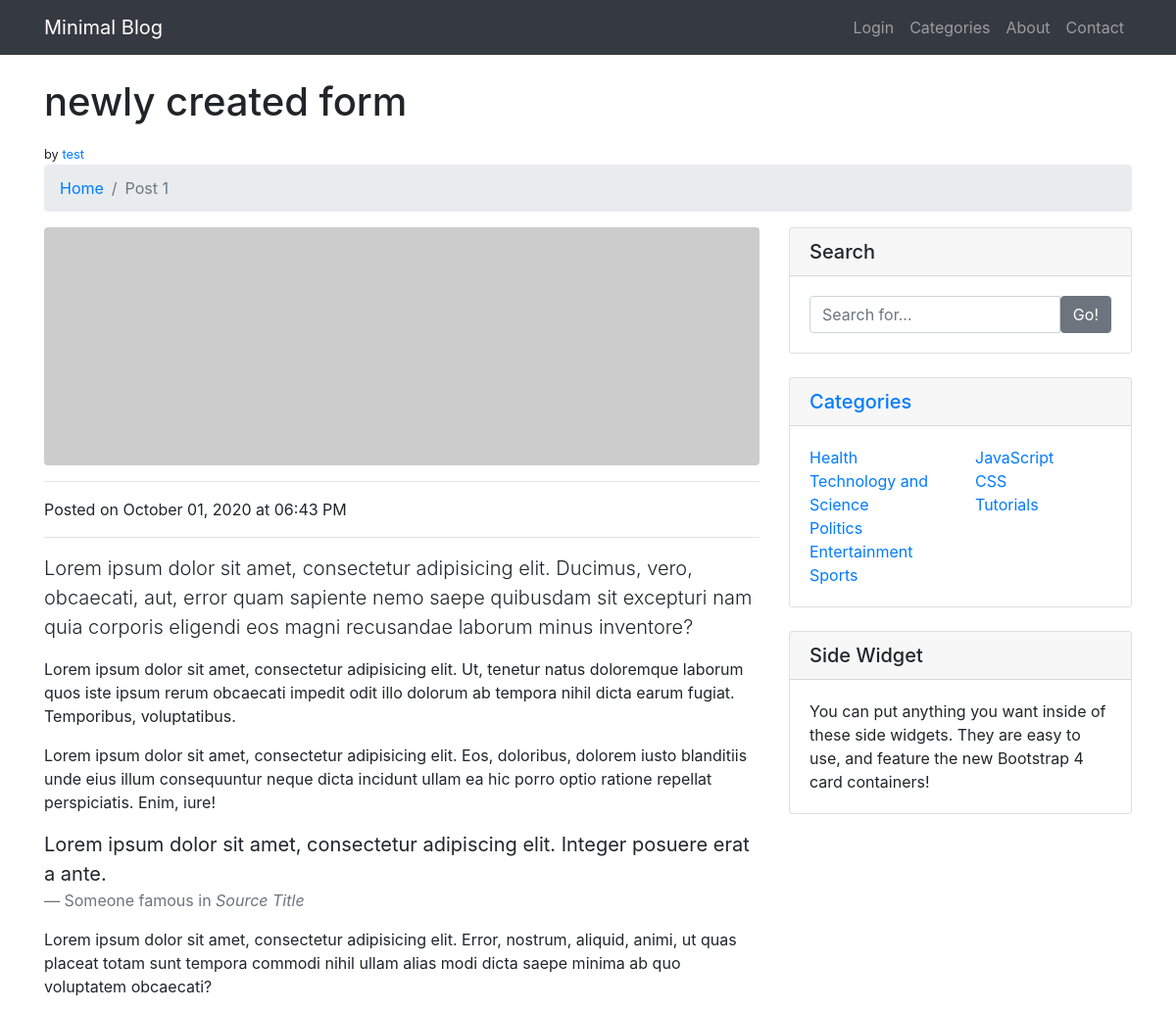
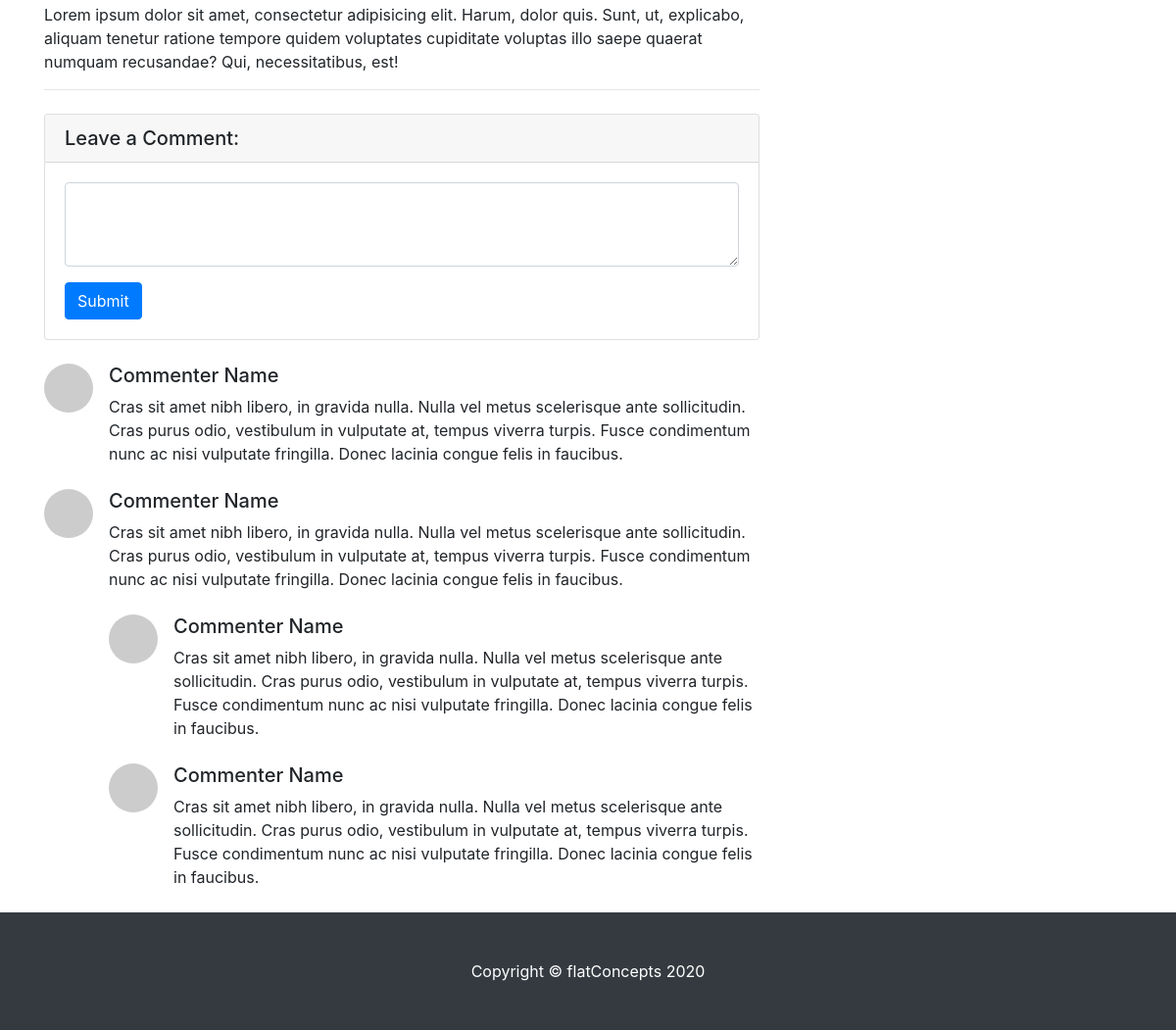
The app's page /post/1/ with its own data (2 pictures, top to bottom).
### models.py (models this page shows, shortened)
class Post(db.Model, UserMixin):
    __tablename__ = 'post'
    id = db.Column(db.Integer,
                   primary_key=True)
    title = db.Column(db.String(200),
                      nullable=False,
                      unique=False)
    subtitle = db.Column(db.String(200),
                         unique=False,
                         nullable=True)
    body = db.Column(db.Text,
                     unique=False,
                     nullable=False)
    date_created = db.Column(db.String,
                             nullable=False,
                             default=datetime.now())
    tags = db.Column(db.String(50),
                     unique=False,
                     nullable=True)
    author_id = db.Column(db.Integer,
                          db.ForeignKey('users.id'),
                          nullable=False)
    category_id = db.Column(db.Integer,
                            db.ForeignKey('categories.id'),
                            nullable=False)
    published = db.Column(db.Boolean, default=False, nullable=False)

class User(db.Model, UserMixin):
    __tablename__ = 'users'
    id = db.Column(db.Integer,
                   primary_key=True)
    username = db.Column(db.String(20),
                         nullable=False,
                         unique=True)
    email = db.Column(db.String(40),
                      unique=True,
                      nullable=False)
    full_name = db.Column(db.String(100),
                          unique=False,
                          nullable=False)
    dob = db.Column(db.String,
                          unique=False,
                          nullable=False)
    bio = db.Column(db.String(500),
                          unique=False,
                          nullable=False)
    password = db.Column(db.String(200),
                         unique=False,
                         nullable=False)
    date_registered = db.Column(db.String,
                                nullable = False,
                                default=datetime.now())
    posts = db.relationship('Post', backref=db.backref('author'))

class Category(db.Model, UserMixin):
    __tablename__ = 'categories'
    id = db.Column(db.Integer,
                   primary_key=True)
    name = db.Column(db.String,
                     nullable=False,
                     unique=True)
    description = db.Column(db.Text,
                            unique=False,
                            nullable=False)
    members = db.relationship('Post', backref=db.backref('category'))

### app.py (the view)
@app.route('/post/<int:post_id>/', methods=['GET'])
def post(post_id):
    search = searchForm()
    categories = Category.query.all()
    post = Post.query.filter_by(id=post_id).one()
    t = datetime.strptime(post.date_created[:-7], '%Y-%m-%d %H:%M:%S%f')
    f_t = datetime.strftime(t, '%B %d, %Y at %I:%M %p')
    return render_template('post.html', post=post, date_created=f_t, current_user=current_user, categories=categories)

### forms.py
class searchForm(FlaskForm):
    field = StringField()
    go = SubmitField('Go!')

### templates/post.html (shortened to what this page needs)
{% extends 'base.html' %}
{% block content %}
<div class="container">
    <h1 class="mt-4 mb-3">{{ post.title }}
    </h1>
    <small>by
        <a href="#">{{ post.author.username }}</a>
    </small>
    <ol class="breadcrumb">
        <li class="breadcrumb-item">
            <a href="/">Home</a>
        </li>
        <li class="breadcrumb-item active">Post {{ post.id }}</li>
    </ol>
    <div class="row">
        <div class="col-lg-8">
            <img class="img-fluid rounded" src="http://placehold.it/900x300" alt="">
            <hr>
            <p>Posted on {{ date_created }}
            </p>
            <hr>
            <p class="lead">Lorem ipsum dolor sit amet, consectetur adipisicing elit. Ducimus, vero, obcaecati, aut,
                error quam sapiente nemo saepe quibusdam sit excepturi nam quia corporis eligendi eos magni recusandae
                laborum minus inventore?</p>
            <p>Lorem ipsum dolor sit amet, consectetur adipisicing elit. Ut, tenetur natus doloremque laborum quos iste
                ipsum rerum obcaecati impedit odit illo dolorum ab tempora nihil dicta earum fugiat. Temporibus,
                voluptatibus.</p>
            <p>Lorem ipsum dolor sit amet, consectetur adipisicing elit. Eos, doloribus, dolorem iusto blanditiis unde
                eius illum consequuntur neque dicta incidunt ullam ea hic porro optio ratione repellat perspiciatis.
                Enim, iure!</p>
            <blockquote class="blockquote">
                <p class="mb-0">Lorem ipsum dolor sit amet, consectetur adipiscing elit. Integer posuere erat a ante.
                </p>
                <footer class="blockquote-footer">Someone famous in
                    <cite title="Source Title">Source Title</cite>
                </footer>
            </blockquote>
            <p>Lorem ipsum dolor sit amet, consectetur adipisicing elit. Error, nostrum, aliquid, animi, ut quas placeat
                totam sunt tempora commodi nihil ullam alias modi dicta saepe minima ab quo voluptatem obcaecati?</p>
            <p>Lorem ipsum dolor sit amet, consectetur adipisicing elit. Harum, dolor quis. Sunt, ut, explicabo, aliquam
                tenetur ratione tempore quidem voluptates cupiditate voluptas illo saepe quaerat numquam recusandae?
                Qui, necessitatibus, est!</p>
            <hr>
            <div class="card my-4">
                <h5 class="card-header">Leave a Comment:</h5>
                <div class="card-body">
                    <form>
                        <div class="form-group">
                            <textarea class="form-control" rows="3"></textarea>
                        </div>
                        <button type="submit" class="btn btn-primary">Submit</button>
                    </form>
                </div>
            </div>
            <div class="media mb-4">
                <img class="d-flex mr-3 rounded-circle" src="http://placehold.it/50x50" alt="">
                <div class="media-body">
                    <h5 class="mt-0">Commenter Name</h5>
                    Cras sit amet nibh libero, in gravida nulla. Nulla vel metus scelerisque ante sollicitudin. Cras
                    purus odio, vestibulum in vulputate at, tempus viverra turpis. Fusce condimentum nunc ac nisi
                    vulputate fringilla. Donec lacinia congue felis in faucibus.
                </div>
            </div>
            <div class="media mb-4">
                <img class="d-flex mr-3 rounded-circle" src="http://placehold.it/50x50" alt="">
                <div class="media-body">
                    <h5 class="mt-0">Commenter Name</h5>
                    Cras sit amet nibh libero, in gravida nulla. Nulla vel metus scelerisque ante sollicitudin. Cras
                    purus odio, vestibulum in vulputate at, tempus viverra turpis. Fusce condimentum nunc ac nisi
                    vulputate fringilla. Donec lacinia congue felis in faucibus.
                    <div class="media mt-4">
                        <img class="d-flex mr-3 rounded-circle" src="http://placehold.it/50x50" alt="">
                        <div class="media-body">
                            <h5 class="mt-0">Commenter Name</h5>
                            Cras sit amet nibh libero, in gravida nulla. Nulla vel metus scelerisque ante sollicitudin.
                            Cras purus odio, vestibulum in vulputate at, tempus viverra turpis. Fusce condimentum nunc
                            ac nisi vulputate fringilla. Donec lacinia congue felis in faucibus.
                        </div>
                    </div>
                    <div class="media mt-4">
                        <img class="d-flex mr-3 rounded-circle" src="http://placehold.it/50x50" alt="">
                        <div class="media-body">
                            <h5 class="mt-0">Commenter Name</h5>
                            Cras sit amet nibh libero, in gravida nulla. Nulla vel metus scelerisque ante sollicitudin.
                            Cras purus odio, vestibulum in vulputate at, tempus viverra turpis. Fusce condimentum nunc
                            ac nisi vulputate fringilla. Donec lacinia congue felis in faucibus.
                        </div>
                    </div>
                </div>
            </div>
        </div>
        <div class="col-md-4">
            <div class="card mb-4">
                <h5 class="card-header">Search</h5>
                <div class="card-body">
                    <div class="input-group">
                        <input type="text" class="form-control" placeholder="Search for...">
                        <span class="inpug-group-append">
                            <button class="btn btn-secondary" type="button">Go!</button>
                        </span>
                    </div>
                </div>
            </div>
            <div class="card my-4">
                <h5 class="card-header"> <a href="/categories"> Categories</a></h5>
                <div class="card-body">
                    <div class="row">
                        <div class="col-lg-6">
                             <ul class="list-unstyled mb-0">
                                 {% for category in categories %}
                                 <li>
                                     <a href="/category/{{category.id}}">{{ category.name }}</a>
                                 </li>
                                 {% endfor %}
                             </ul>
                        </div>
                        <div class="col-lg-6">
                            <ul class="list-unstyled mb-0">
                                <li>
                                    <a href="#">JavaScript</a>
                                </li>
                                <li>
                                    <a href="#">CSS</a>
                                </li>
                                <li>
                                    <a href="#">Tutorials</a>
                                </li>
                            </ul>
                        </div>
                    </div>
                </div>
            </div>
            <div class="card my-4">
                <h5 class="card-header">Side Widget</h5>
                <div class="card-body">
                    You can put anything you want inside of these side widgets. They are easy to use, and feature the
                    new Bootstrap 4 card containers!
                </div>
            </div>
        </div>
    </div>
</div>
{% endblock %}

### static/css/main.css (style rules this page uses)
body { padding-top: 56px; }

### records on screen
Post: title "newly created form", id "1"
User: author.username "test"
Category: name "Health"
Category: name "Technology and Science"
Category: name "Politics"
Category: name "Entertainment"
Category: name "Sports"

### other values on screen
{{ date_created }} "October 01, 2020 at 06:43 PM"
